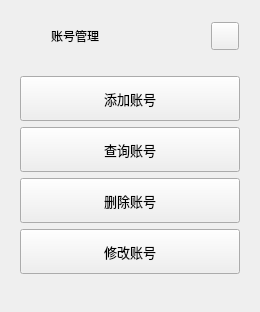
        <widget class="QFrame" name="extraLeftBoxAccount">
         <property name="minimumSize">
          <size>
           <width>0</width>
           <height>0</height>
          </size>
         </property>
         <property name="maximumSize">
          <size>
           <width>0</width>
           <height>16777215</height>
          </size>
         </property>
         <property name="frameShape">
          <enum>QFrame::NoFrame</enum>
         </property>
         <property name="frameShadow">
          <enum>QFrame::Raised</enum>
         </property>
         <layout class="QVBoxLayout" name="verticalLayout_22">
          <item>
           <widget class="QFrame" name="extraTopBg">
            <property name="minimumSize">
             <size>
              <width>0</width>
              <height>50</height>
             </size>
            </property>
            <property name="maximumSize">
             <size>
              <width>16777215</width>
              <height>50</height>
             </size>
            </property>
            <property name="frameShape">
             <enum>QFrame::NoFrame</enum>
            </property>
            <property name="frameShadow">
             <enum>QFrame::Raised</enum>
            </property>
            <layout class="QVBoxLayout" name="verticalLayout_5">
             <property name="spacing">
              <number>0</number>
             </property>
             <property name="leftMargin">
              <number>0</number>
             </property>
             <property name="topMargin">
              <number>0</number>
             </property>
             <property name="rightMargin">
              <number>0</number>
             </property>
             <property name="bottomMargin">
              <number>0</number>
             </property>
             <item>
              <layout class="QGridLayout" name="extraTopLayout">
               <property name="leftMargin">
                <number>10</number>
               </property>
               <property name="rightMargin">
                <number>10</number>
               </property>
               <property name="horizontalSpacing">
                <number>10</number>
               </property>
               <property name="verticalSpacing">
                <number>0</number>
               </property>
               <item row="0" column="0">
                <widget class="QFrame" name="extraIcon">
                 <property name="minimumSize">
                  <size>
                   <width>20</width>
                   <height>0</height>
                  </size>
                 </property>
                 <property name="maximumSize">
                  <size>
                   <width>20</width>
                   <height>20</height>
                  </size>
                 </property>
                 <property name="frameShape">
                  <enum>QFrame::NoFrame</enum>
                 </property>
                 <property name="frameShadow">
                  <enum>QFrame::Raised</enum>
                 </property>
                </widget>
               </item>
               <item row="0" column="1">
                <widget class="QLabel" name="extraLabel">
                 <property name="minimumSize">
                  <size>
                   <width>150</width>
                   <height>0</height>
                  </size>
                 </property>
                 <property name="text">
                  <string>账号管理</string>
                 </property>
                </widget>
               </item>
               <item row="0" column="2">
                <widget class="QPushButton" name="extraCloseColumnBtn">
                 <property name="minimumSize">
                  <size>
                   <width>28</width>
                   <height>28</height>
                  </size>
                 </property>
                 <property name="maximumSize">
                  <size>
                   <width>28</width>
                   <height>28</height>
                  </size>
                 </property>
                 <property name="cursor">
                  <cursorShape>PointingHandCursor</cursorShape>
                 </property>
                 <property name="toolTip">
                  <string>Close left box</string>
                 </property>
                 <property name="text">
                  <string/>
                 </property>
                 <property name="icon">
                  <iconset resource="resources.qrc">
                   <normaloff>:/icons/images/icons/icon_close.png</normaloff>:/icons/images/icons/icon_close.png</iconset>
                 </property>
                 <property name="iconSize">
                  <size>
                   <width>20</width>
                   <height>20</height>
                  </size>
                 </property>
                </widget>
               </item>
              </layout>
             </item>
            </layout>
           </widget>
          </item>
          <item>
           <widget class="QFrame" name="extraContent">
            <property name="frameShape">
             <enum>QFrame::NoFrame</enum>
            </property>
            <property name="frameShadow">
             <enum>QFrame::Raised</enum>
            </property>
            <layout class="QVBoxLayout" name="verticalLayout_12">
             <property name="spacing">
              <number>0</number>
             </property>
             <property name="leftMargin">
              <number>0</number>
             </property>
             <property name="topMargin">
              <number>0</number>
             </property>
             <property name="rightMargin">
              <number>0</number>
             </property>
             <property name="bottomMargin">
              <number>0</number>
             </property>
             <item>
              <widget class="QFrame" name="extraAccountMenu">
               <property name="frameShape">
                <enum>QFrame::NoFrame</enum>
               </property>
               <property name="frameShadow">
                <enum>QFrame::Raised</enum>
               </property>
               <layout class="QVBoxLayout" name="verticalLayout_21">
                <item>
                 <layout class="QVBoxLayout" name="verticalLayout_11">
                  <item>
                   <widget class="QPushButton" name="btn_addAccount">
                    <property name="sizePolicy">
                     <sizepolicy hsizetype="Expanding" vsizetype="Fixed">
                      <horstretch>0</horstretch>
                      <verstretch>0</verstretch>
                     </sizepolicy>
                    </property>
                    <property name="minimumSize">
                     <size>
                      <width>0</width>
                      <height>45</height>
                     </size>
                    </property>
                    <property name="font">
                     <font>
                      <family>Segoe UI</family>
                      <pointsize>10</pointsize>
                      <italic>false</italic>
                      <bold>false</bold>
                     </font>
                    </property>
                    <property name="cursor">
                     <cursorShape>PointingHandCursor</cursorShape>
                    </property>
                    <property name="layoutDirection">
                     <enum>Qt::LeftToRight</enum>
                    </property>
                    <property name="styleSheet">
                     <string notr="true">background-image: url(:/icons/images/icons/cil-share-boxed.png);</string>
                    </property>
                    <property name="text">
                     <string>添加账号</string>
                    </property>
                   </widget>
                  </item>
                  <item>
                   <widget class="QPushButton" name="btn_queryaccount">
                    <property name="sizePolicy">
                     <sizepolicy hsizetype="Expanding" vsizetype="Fixed">
                      <horstretch>0</horstretch>
                      <verstretch>0</verstretch>
                     </sizepolicy>
                    </property>
                    <property name="minimumSize">
                     <size>
                      <width>0</width>
                      <height>45</height>
                     </size>
                    </property>
                    <property name="font">
                     <font>
                      <family>Segoe UI</family>
                      <pointsize>10</pointsize>
                      <italic>false</italic>
                      <bold>false</bold>
                     </font>
                    </property>
                    <property name="cursor">
                     <cursorShape>PointingHandCursor</cursorShape>
                    </property>
                    <property name="layoutDirection">
                     <enum>Qt::LeftToRight</enum>
                    </property>
                    <property name="styleSheet">
                     <string notr="true">background-image: url(:/icons/images/icons/cil-equalizer.png);</string>
                    </property>
                    <property name="text">
                     <string>查询账号</string>
                    </property>
                   </widget>
                  </item>
                  <item>
                   <widget class="QPushButton" name="btn_deleteAccount">
                    <property name="sizePolicy">
                     <sizepolicy hsizetype="Expanding" vsizetype="Fixed">
                      <horstretch>0</horstretch>
                      <verstretch>0</verstretch>
                     </sizepolicy>
                    </property>
                    <property name="minimumSize">
                     <size>
                      <width>0</width>
                      <height>45</height>
                     </size>
                    </property>
                    <property name="font">
                     <font>
                      <family>Segoe UI</family>
                      <pointsize>10</pointsize>
                      <italic>false</italic>
                      <bold>false</bold>
                     </font>
                    </property>
                    <property name="cursor">
                     <cursorShape>PointingHandCursor</cursorShape>
                    </property>
                    <property name="layoutDirection">
                     <enum>Qt::LeftToRight</enum>
                    </property>
                    <property name="styleSheet">
                     <string notr="true">background-image: url(:/icons/images/icons/cil-layers.png);</string>
                    </property>
                    <property name="text">
                     <string>删除账号</string>
                    </property>
                   </widget>
                  </item>
                  <item>
                   <widget class="QPushButton" name="btn_changeAccount">
                    <property name="sizePolicy">
                     <sizepolicy hsizetype="Expanding" vsizetype="Fixed">
                      <horstretch>0</horstretch>
                      <verstretch>0</verstretch>
                     </sizepolicy>
                    </property>
                    <property name="minimumSize">
                     <size>
                      <width>0</width>
                      <height>45</height>
                     </size>
                    </property>
                    <property name="font">
                     <font>
                      <family>Segoe UI</family>
                      <pointsize>10</pointsize>
                      <italic>false</italic>
                      <bold>false</bold>
                     </font>
                    </property>
                    <property name="cursor">
                     <cursorShape>PointingHandCursor</cursorShape>
                    </property>
                    <property name="layoutDirection">
                     <enum>Qt::LeftToRight</enum>
                    </property>
                    <property name="styleSheet">
                     <string notr="true">background-image: url(:/icons/images/icons/cil-layers.png);</string>
                    </property>
                    <property name="text">
                     <string>修改账号</string>
                    </property>
                   </widget>
                  </item>
                 </layout>
                </item>
               </layout>
              </widget>
             </item>
             <item>
              <widget class="QFrame" name="extraCenter">
               <property name="frameShape">
                <enum>QFrame::NoFrame</enum>
               </property>
               <property name="frameShadow">
                <enum>QFrame::Raised</enum>
               </property>
               <layout class="QVBoxLayout" name="verticalLayout_10"/>
              </widget>
             </item>
             <item>
              <widget class="QFrame" name="extraBottom">
               <property name="frameShape">
                <enum>QFrame::NoFrame</enum>
               </property>
               <property name="frameShadow">
                <enum>QFrame::Raised</enum>
               </property>
              </widget>
             </item>
            </layout>
           </widget>
          </item>
         </layout>
        </widget>
